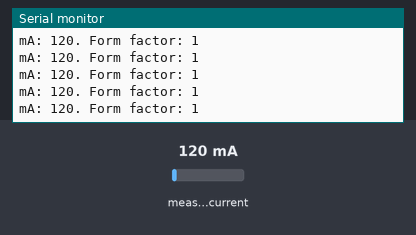
Bench run of a sketch on a simulated Arduino Uno, built with avr-gcc and run on an emulated ATmega328P. Shown: the last lines printed to the serial monitor. Inputs (shaded band) come from the test bench; at power-on: measured current 120 mA.

Above: at 1.2 s.
1.3 s: measured current set to 40 mA
At 1.8 s:
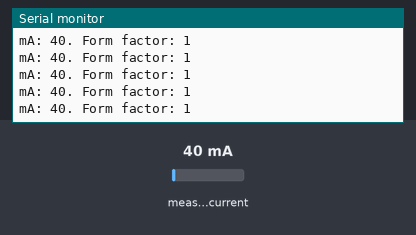
2.8 s: measured current set to 500 mA
At 3.3 s:
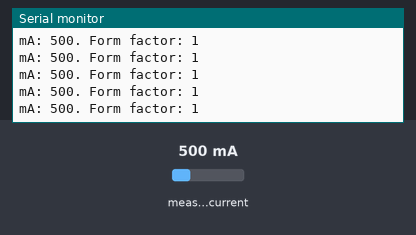
Timing chart, 0 to 5.8 s (numbered marks = the images above; inputs shaded):
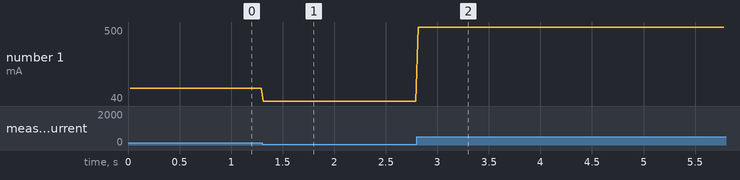

The sketch:

ACS712_20_AC.ino
```cpp
//
//    FILE: ACS712_20_AC.ino
//  AUTHOR: Rob Tillaart
// PURPOSE: demo
//    DATE: 2020-03-18


#include "ACS712.h"


// Arduino UNO has 5.0 volt with a max ADC value of 1023 steps
// ACS712 5A  uses 185 mV per A
// ACS712 20A uses 100 mV per A
// ACS712 30A uses  66 mV per A


ACS712  ACS(A0, 5.0, 1023, 100);
// ESP 32 example (requires resistors to step down the logic voltage)
// ACS712  ACS(25, 5.0, 4095, 185);


void setup()
{
  Serial.begin(115200);
  Serial.println(__FILE__);

  ACS.autoMidPoint();
  Serial.print("MidPoint: ");
  Serial.print(ACS.getMidPoint());
  Serial.print(". Noise mV: ");
  Serial.println(ACS.getNoisemV());
}


void loop()
{
  int mA = ACS.mA_AC();
  Serial.print("mA: ");
  Serial.print(mA);
  Serial.print(". Form factor: ");
  Serial.println(ACS.getFormFactor());
}


// -- END OF FILE --
```

Measured:
- after the input at 1.3 s, the serial monitor: prints a new line at once (image 1)
- after the input at 2.8 s, the serial monitor: prints a new line at once (image 2)
- plotted number 1: 120 → 40 after the input at 1.3 s, 40 → 500 after the input at 2.8 s
